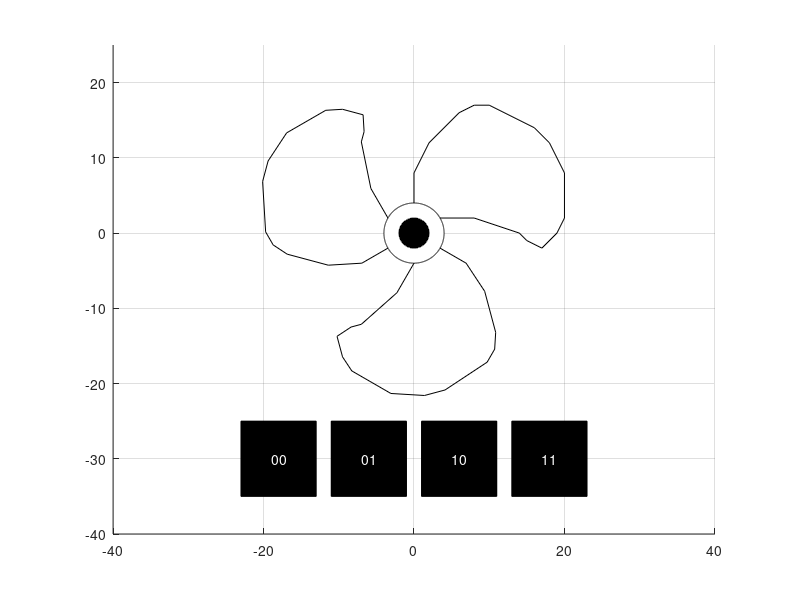

MATLAB code for this plot: (Note: this script raises an error after producing the figure.)
% the first blade
b1=[ 0  0  2  6  8 10 16 18 20 20 19 17 15 14  8  3  0;
     0  8 12 16 17 17 14 12  8  2  0 -2 -1  0  2  2  0;
     1  1  1  1  1  1  1  1  1  1  1  1  1  1  1  1  1];

% make two more blades by rotating b1
th=2*pi/3;
R=[cos(th) sin(th) 0; -sin(th) cos(th) 0; 0 0 1];
% the second blade
b2=R*b1;
% the third blade
b3=R*b2;

% the pivotal circles
r1=2;
r2=4;
c1=zeros(3,3600);
c2=zeros(3,3600);
for deg=1:1:3600
    th=deg*pi/1800;
    c1(1,deg)=r1*cos(th);
    c1(2,deg)=r1*sin(th);
    c2(1,deg)=r2*cos(th);
    c2(2,deg)=r2*sin(th);
end

% make four buttons
but1=[-23 -13 -13 -23 -23;
      -35 -35 -25 -25 -35;
        1   1   1   1   1];
k=12;
A=[1 0 k; 0 1 0; 0 0 1];
but2=A*but1;
but3=A*but2;
but4=A*but3;

% 버튼 구현:
% - 전에 mlx로 한 것과 같이, 버튼 사각형 범위 내에 입력 좌표가 들어오면 해당 버튼 클릭으로 간주.
% - 한 cycle이 지날 때마다 pause 호출하여 클릭 이벤트 처리.
% - 회전 속도를 조절하는 변수 s의 값을 3*trig로 정의하고, (trig=1, cycle마다 3도씩 회전.)
% - 각 버튼 클릭할 때마다 전역변수 trig에 0, 1, 2, 3을 써서,
% - 다음 cycle에서의 s의 값에 변화를 준다. (버튼1 기준으로 1배, 2배, 3배 속도.)

figure(1);
% 반복문 내부에서 figure 내 객체들을 계속 다시 생성하면...
% - clf가 실행된 후, 버튼 객체가 다시 생성되기 전에 클릭을 한다면 이벤트가 씹히는 현상이 생긴다.
% => 객체들을 반복문 실행 전에 미리 만들어두고, set으로 데이터만 바꿔주기.
clf;
axis equal;
grid on;

% draw the blades
% keep the blade figures to update their coordinates later
bf1=line(b1(1,:),b1(2,:), 'Color', 'black');
bf2=line(b2(1,:),b2(2,:), 'Color', 'black');
bf3=line(b3(1,:),b3(2,:), 'Color', 'black');

% draw the circles
patch(c2(1,:),c2(2,:), 'w');
patch(c1(1,:),c1(2,:), 'k');

% draw the buttons
patch(but1(1,:),but1(2,:), 'k', 'ButtonDownFcn', @(~,~) get_click(0));
patch(but2(1,:),but2(2,:), 'k', 'ButtonDownFcn', @(~,~) get_click(1));
patch(but3(1,:),but3(2,:), 'k', 'ButtonDownFcn', @(~,~) get_click(2));
patch(but4(1,:),but4(2,:), 'k', 'ButtonDownFcn', @(~,~) get_click(3));

% write the button texts
text(but1(1,1)+4, but1(2,1)+5, '00', 'Color', 'white');
text(but2(1,1)+4, but2(2,1)+5, '01', 'Color', 'white');
text(but3(1,1)+4, but3(2,1)+5, '10', 'Color', 'white');
text(but4(1,1)+4, but4(2,1)+5, '11', 'Color', 'white');

% 축 제한 거는 건 그림 다 그리고 나서.
axis([-40 40 -40 25]);

global trig;
trig=0;
deg=0;
while true
    % update s by trig
    s=update_s();

    % calculate the new coordinates of the blades by the new deg
    th=deg*pi/180;
    R=[cos(th) sin(th) 0; -sin(th) cos(th) 0; 0 0 1];
    t1=R*b1;
    t2=R*b2;
    t3=R*b3;

    % update the blade figures' datas
    set(bf1, 'XData', t1(1,:), 'YData', t1(2,:));
    set(bf2, 'XData', t2(1,:), 'YData', t2(2,:));
    set(bf3, 'XData', t3(1,:), 'YData', t3(2,:));

    % update the rotation degree
    deg=mod((deg+s),360);

    % according to matlab pause manual:
    % pause(n) gives cpu some time to rest for n seconds
    % ... and checks events and executes the callback function
    pause(0.01);
end

% update s depending on trig
function s=update_s()
    global trig;
    s=3*trig;
end

% updates trig when mouse click occurs
function get_click(level)
    global trig;
    trig=level;
end

%% 현재 버그
% - 버튼 위에 있는 텍스트 부분을 클릭하면 클릭이 안 먹는다. 서로 다른 객체여서 그런 듯.
% - 텍스트에도 콜백을 등록해야 하나? 아니면 텍스트를 뚫고 버튼에 클릭이 들어가게 할 방법은 없나?
